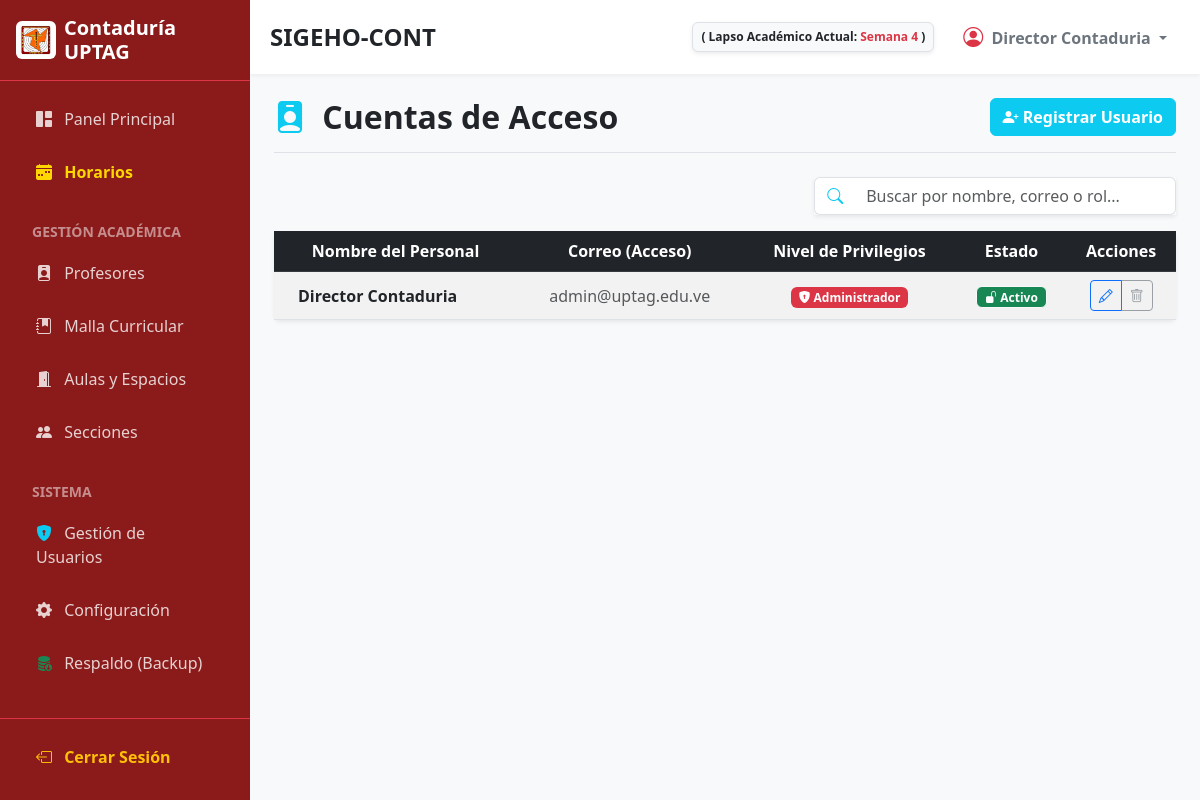
The page /modules/usuarios/index.php (signed in) on the database its author committed.
### tables this page shows
CREATE TABLE `configuracion` (
  `id` int(11) NOT NULL,
  `parametro` varchar(100) NOT NULL,
  `valor` varchar(255) NOT NULL
);

CREATE TABLE `usuarios` (
  `id` int(11) NOT NULL,
  `nombre` varchar(100) NOT NULL,
  `correo` varchar(100) NOT NULL,
  `password` varchar(255) NOT NULL,
  `2fa_secret` varchar(255) DEFAULT NULL,
  `2fa_activo` tinyint(1) DEFAULT 0,
  `rol` enum('administrador','coordinador','profesor') NOT NULL,
  `pregunta_seguridad_1` varchar(255) NOT NULL DEFAULT '¿Fecha de cumpleaños?',
  `respuesta_seguridad_1` varchar(255) NOT NULL DEFAULT 'uptag',
  `pregunta_seguridad_2` varchar(255) NOT NULL DEFAULT '¿Nombre del colegio donde estudiaste?',
  `respuesta_seguridad_2` varchar(255) NOT NULL DEFAULT 'uptag',
  `pregunta_seguridad_3` varchar(255) NOT NULL DEFAULT '¿Ciudad donde naciste?',
  `respuesta_seguridad_3` varchar(255) NOT NULL DEFAULT 'uptag',
  `intentos` int(11) DEFAULT 0,
  `bloqueado` tinyint(1) DEFAULT 0
);

### modules/usuarios/index.php (the view, shortened to what this page needs)
<?php
require '../../config/db.php';
$ruta = '../../';
include '../../includes/header.php';
$sql = "SELECT id, nombre, correo, rol, bloqueado FROM usuarios ORDER BY rol ASC, nombre ASC";
$stmt = $conn->query($sql);
$usuarios = $stmt->fetchAll(PDO::FETCH_ASSOC);
?>
<div class="d-flex justify-content-between align-items-center mb-4 border-bottom pb-3">
    <h2 class="fw-bold mb-0"><i class="bi bi-person-badge-fill text-info me-2"></i> Cuentas de Acceso</h2>
    <a href="nuevo.php" class="btn btn-info text-white fw-bold" aria-label="Registrar un nuevo usuario">
        <i class="bi bi-person-plus-fill"></i> Registrar Usuario
    </a>
</div>
<div class="row mb-3 area-no-imprimir">
    <div class="col-md-5 ms-auto">
        <div class="input-group shadow-sm">
            <span class="input-group-text bg-white border-end-0 text-info">
                <i class="bi bi-search"></i>
            </span>
            <input type="text" id="buscadorGeneral" class="form-control border-start-0" placeholder="Buscar por nombre, correo o rol..." aria-label="Buscar en la tabla de usuarios">
        </div>
    </div>
</div>
<div class="card shadow-sm border-0">
    <div class="card-body p-0">
        <div class="table-responsive">
            <table class="table table-hover table-striped mb-0 align-middle text-center">
                <thead class="table-dark" style="background-color: #343a40;">
                    <tr>
                        <th>Nombre del Personal</th>
                        <th>Correo (Acceso)</th>
                        <th>Nivel de Privilegios</th>
                        <th>Estado</th>
                        <th>Acciones</th>
                    </tr>
                </thead>
                <tbody>
                    <?php foreach($usuarios as $u): ?>
                    <tr>
                        <td class="fw-bold text-start ps-4"><?php echo htmlspecialchars($u['nombre']); ?></td>
                        <td class="text-muted"><?php echo htmlspecialchars($u['correo']); ?></td>
                        <td>
                            <?php if(strtolower($u['rol']) == 'administrador'): ?>
                                <span class="badge bg-danger"><i class="bi bi-shield-lock-fill"></i> Administrador</span>
                            <?php else: ?>
                                <span class="badge bg-secondary"><i class="bi bi-eye-fill"></i> Asistente</span>
                            <?php endif; ?>
                        </td>
                        <td>
                            <?php if($u['bloqueado'] == 1): ?>
                                <span class="badge bg-danger border border-light"><i class="bi bi-lock-fill"></i> Bloqueado</span>
                            <?php else: ?>
                                <span class="badge bg-success border border-light"><i class="bi bi-unlock-fill"></i> Activo</span>
                            <?php endif; ?>
                        </td>
                        <td>
                            <div class="btn-group">
                                <a href="editar.php?id=<?php echo $u['id']; ?>" class="btn btn-sm btn-outline-primary" title="Editar / Cambiar Clave" aria-label="Editar usuario <?php echo htmlspecialchars($u['nombre']); ?>"><i class="bi bi-pencil"></i></a>
                                <?php if($u['id'] != $_SESSION['usuario_id']): ?>
                                    <a href="eliminar.php?id=<?php echo $u['id']; ?>" class="btn btn-sm btn-outline-danger" title="Eliminar" aria-label="Eliminar usuario <?php echo htmlspecialchars($u['nombre']); ?>"><i class="bi bi-trash"></i></a>
                                <?php else: ?>
                                    <button class="btn btn-sm btn-outline-secondary" disabled title="No puedes eliminar tu propia cuenta" aria-label="Botón deshabilitado, no puedes eliminar tu propia cuenta"><i class="bi bi-trash"></i></button>
                                <?php endif; ?>
                            </div>
                        </td>
                    </tr>
                    <?php endforeach; ?>
                </tbody>
            </table>
        </div>
    </div>
</div>
<?php include '../../includes/footer.php'; ?>

### includes/header.php (shortened to what this page needs)
<?php
$rol_usuario = isset($_SESSION['rol']) ? strtolower($_SESSION['rol']) : '';
$semana_texto = "Sin configurar";
if (isset($conn)) {
    try {
        $stmt_conf = $conn->query("SELECT valor FROM configuracion WHERE parametro = 'fecha_inicio_lapso'");
        if ($stmt_conf) {
            $fecha_inicio_db = $stmt_conf->fetchColumn();
            if ($fecha_inicio_db) {
                $inicio_lapso = new DateTime($fecha_inicio_db);
                $inicio_lapso->setTime(0, 0, 0);
                $hoy = new DateTime();
                $hoy->setTime(0, 0, 0);
                if ($hoy >= $inicio_lapso) {
                    $diff = $inicio_lapso->diff($hoy);
                    $semana_num = floor($diff->days / 7) + 1;
                    if ($semana_num > 12) {
                        $semana_texto = "Trimestre Finalizado";
                    } else {
                        $semana_texto = "Semana " . $semana_num;
                    }
                } else {
                    $semana_texto = "Por iniciar";
                }
            }
        }
    } catch(PDOException $e) {
    }
}
?>
<!DOCTYPE html>
<html lang="es">
<head>
    <link href="https://cdn.jsdelivr.net/npm/bootstrap@5.3.0/dist/css/bootstrap.min.css" rel="stylesheet">
    <link rel="stylesheet" href="https://cdn.jsdelivr.net/npm/bootstrap-icons@1.10.5/font/bootstrap-icons.css">
    <link rel="stylesheet" href="<?php echo $ruta; ?>assets/css/estilos.css">
</head>
<body>
<div class="d-flex">
    <div id="sidebar" class="d-flex flex-column area-no-imprimir">
        <div class="p-3 d-flex align-items-center border-bottom border-danger">
            <img src="<?php echo $ruta; ?>assets/img/logo_conta.jpeg" alt="Logo" width="40" class="rounded me-2 bg-white p-1">
            <h5 class="mb-0 fw-bold">Contaduría UPTAG</h5>
        </div>
        <div class="p-3 flex-grow-1">
            <ul class="nav flex-column gap-1">
                <li class="nav-item">
                    <a href="<?php echo $ruta; ?>dashboard.php" class="nav-link"><i class="bi bi-grid-1x2-fill me-2"></i> Panel Principal</a>
                </li>
                <li class="nav-item">
                    <a href="<?php echo $ruta; ?>modules/horarios/index.php" class="nav-link fw-bold" style="color: #ffd700;"><i class="bi bi-calendar-week-fill me-2"></i> Horarios</a>
                </li>
                <li class="nav-item mt-3 mb-1"><small class="text-white-50 fw-bold px-3">GESTIÓN ACADÉMICA</small></li>
                <li class="nav-item"><a href="<?php echo $ruta; ?>modules/profesores/index.php" class="nav-link"><i class="bi bi-person-badge-fill me-2"></i> Profesores</a></li>
                <li class="nav-item"><a href="<?php echo $ruta; ?>modules/materias/index.php" class="nav-link"><i class="bi bi-journal-bookmark-fill me-2"></i> Malla Curricular</a></li>
                <li class="nav-item"><a href="<?php echo $ruta; ?>modules/aulas/index.php" class="nav-link"><i class="bi bi-door-open-fill me-2"></i> Aulas y Espacios</a></li>
                <li class="nav-item"><a href="<?php echo $ruta; ?>modules/secciones/index.php" class="nav-link"><i class="bi bi-people-fill me-2"></i> Secciones</a></li>
                <?php if($rol_usuario == 'administrador'): ?>
                <li class="nav-item mt-3 mb-1"><small class="text-white-50 fw-bold px-3">SISTEMA</small></li>
                <li class="nav-item"><a href="<?php echo $ruta; ?>modules/usuarios/index.php" class="nav-link"><i class="bi bi-shield-lock-fill text-info me-2"></i> Gestión de Usuarios</a></li>
                <li class="nav-item"><a href="<?php echo $ruta; ?>configuracion.php" class="nav-link"><i class="bi bi-gear-fill me-2"></i> Configuración</a></li>
                <li class="nav-item"><a href="<?php echo $ruta; ?>backup.php" class="nav-link"><i class="bi bi-database-fill-down text-success me-2"></i> Respaldo (Backup)</a></li>
                <?php endif; ?>
            </ul>
        </div>
        <div class="p-3 border-top border-danger">
            <a href="<?php echo $ruta; ?>logout.php" class="nav-link text-warning fw-bold"><i class="bi bi-box-arrow-left me-2"></i> Cerrar Sesión</a>
        </div>
    </div>
    <div id="main-content" class="d-flex flex-column bg-light vh-100 overflow-hidden">
        <nav class="top-navbar d-flex justify-content-between align-items-center area-no-imprimir">
            <div class="d-flex align-items-center">
                <h4 class="mb-0 fw-bold text-dark">SIGEHO-CONT</h4>
            </div>
            <div class="d-flex align-items-center gap-3">
                <span class="badge bg-light text-dark border p-2 shadow-sm d-none d-md-inline">
                    ( Lapso Académico Actual: <span class="text-danger"><?php echo $semana_texto; ?></span> )
                </span>
                <div class="dropdown">
                    <button class="btn btn-white dropdown-toggle fw-bold text-secondary" type="button" data-bs-toggle="dropdown">
                        <i class="bi bi-person-circle text-danger fs-5 me-1"></i> <?php echo isset($_SESSION['nombre']) ? htmlspecialchars($_SESSION['nombre']) : 'Usuario'; ?>
                    </button>
                </div>
            </div>
        </nav>
        <div class="p-4 flex-grow-1 overflow-auto">

### assets/css/estilos.css (style rules this page uses)
body { background-color: #f4f6f9; }
body { font-family: 'Segoe UI', Tahoma, Geneva, Verdana, sans-serif; background-color: #f8f9fa; overflow-x: hidden; }
#sidebar { min-width: 250px; max-width: 250px; min-height: 100vh; background-color: #8B1A1A; color: white; transition: all 0.3s; }
#sidebar .nav-link { color: rgba(255,255,255,0.8); padding: 10px 20px; margin-bottom: 5px; border-radius: 5px; transition: all 0.3s; font-weight: 500; }
#main-content { transition: all 0.3s; width: 100%; }
.top-navbar { background-color: white; box-shadow: 0 2px 4px rgba(0,0,0,0.05); padding: 15px 20px; }

### rows shown on the page
configuracion: valor "Semana 4"
usuarios: nombre "Director Contaduria", correo "admin@uptag.edu.ve", rol "administrador" (drawn), bloqueado 0 (drawn)

### other values the page prints
$_SESSION['nombre'] "Director Contaduria"
